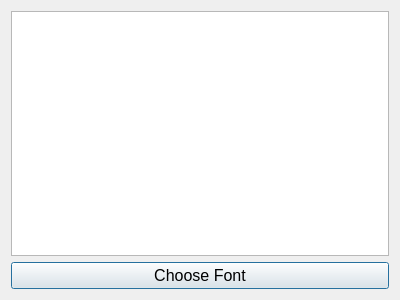
<?xml version="1.0" encoding="UTF-8"?>
<ui version="4.0">
 <class>Dialog</class>
 <widget class="QDialog" name="Dialog">
  <property name="geometry">
   <rect>
    <x>0</x>
    <y>0</y>
    <width>400</width>
    <height>300</height>
   </rect>
  </property>
  <property name="windowTitle">
   <string>Dialog</string>
  </property>
  <layout class="QVBoxLayout" name="verticalLayout">
   <item>
    <widget class="QTextEdit" name="textEdit"/>
   </item>
   <item>
    <widget class="QPushButton" name="pushButton">
     <property name="font">
      <font>
       <pointsize>12</pointsize>
      </font>
     </property>
     <property name="text">
      <string>Choose Font</string>
     </property>
    </widget>
   </item>
  </layout>
 </widget>
 <resources/>
 <connections/>
</ui>
